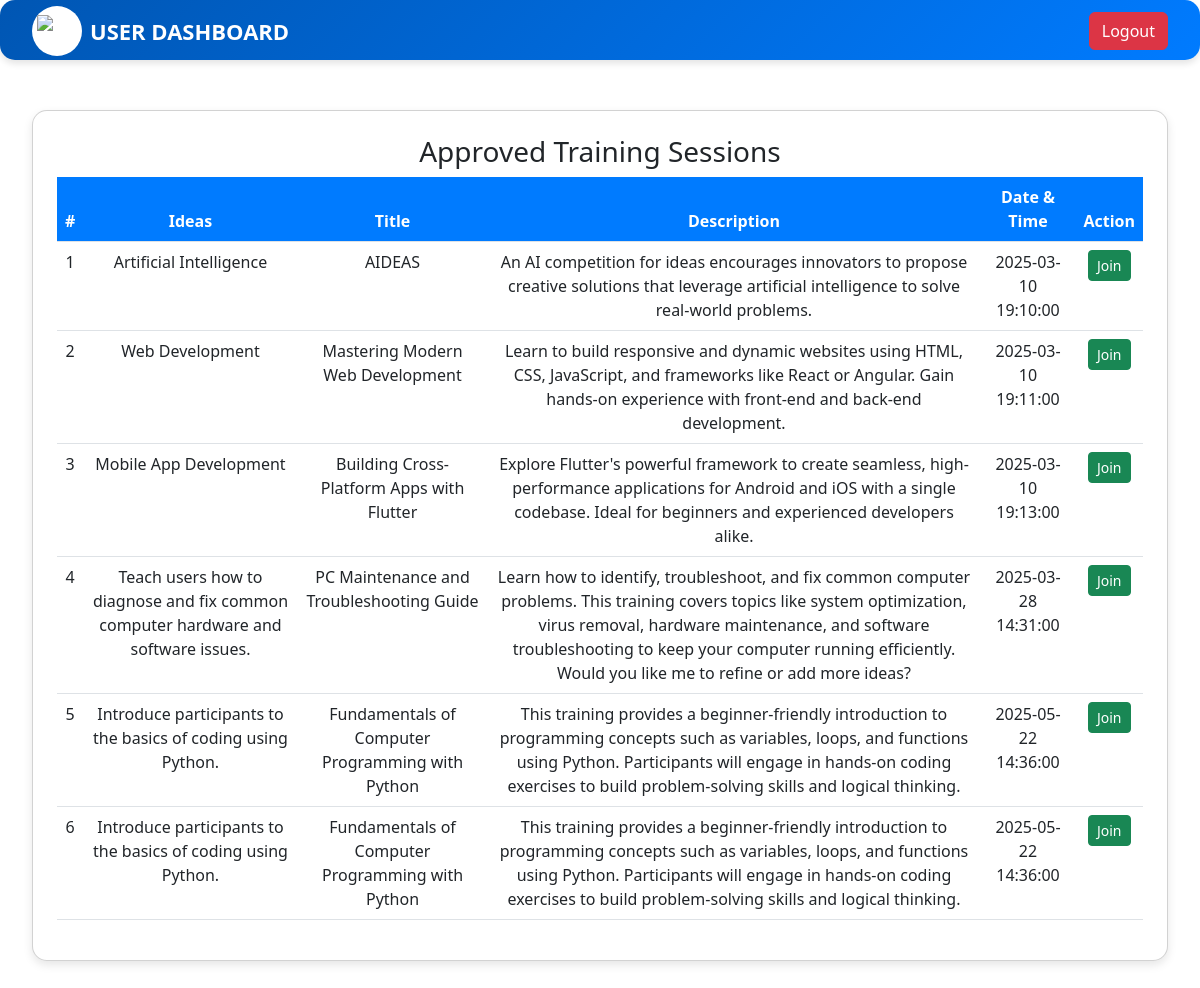
Page /user_dashboard.php (signed in) on the committed database.
### tables this page shows
CREATE TABLE `training_content` (
  `id` int(11) UNSIGNED NOT NULL,
  `Ideas` varchar(1000) NOT NULL,
  `title` varchar(1000) NOT NULL,
  `description` text NOT NULL,
  `time` datetime NOT NULL,
  `status` varchar(100) NOT NULL DEFAULT 'pending',
  `username` varchar(255) DEFAULT NULL
);

### user_dashboard.php (the view, shortened to what this page needs)
<?php
include 'db_connection.php';
$sql = "SELECT * FROM training_content WHERE status = 'approved'";
$result = $conn->query($sql);
?>
<!doctype html>
<html lang="en">
<head>
    <link rel="stylesheet" href="https://cdn.jsdelivr.net/npm/bootstrap@5.3.0/dist/css/bootstrap.min.css">
</head>
<body>
    <header class="bg-light">
        <div class="container d-flex align-items-center">
            <a class="navbar-brand d-flex align-items-center" href="#">
                <div class="logo-container">
                    <img src="assets/dict.png" alt="Logo">
                </div>
                <span class="ms-2">USER DASHBOARD</span>
            </a>
            <div class="logout-btn ms-auto">
                <a href="login.php" class="btn btn-danger">Logout</a>
            </div>
        </div>
    </header>
    <div class="container py-5">
        <div class="card card-custom p-4">
            <h3 class="text-center">Approved Training Sessions</h3>
            <div class="table-responsive">
                <table class="table table-hover text-center">
                    <thead>
                        <tr>
                            <th>#</th>
                            <th>Ideas</th>
                            <th>Title</th>
                            <th>Description</th>
                            <th>Date & Time</th>
                            <th>Action</th>
                        </tr>
                    </thead>
                    <tbody>
                        <?php
                        if ($result->num_rows > 0) {
                            $count = 1;
                            while ($row = $result->fetch_assoc()) {
                                echo "<tr>";
                                echo "<td>" . $count++ . "</td>";
                                echo "<td>" . htmlspecialchars($row['Ideas']) . "</td>";
                                echo "<td>" . htmlspecialchars($row['title']) . "</td>";
                                echo "<td>" . htmlspecialchars($row['description']) . "</td>";
                                echo "<td>" . htmlspecialchars($row['time']) . "</td>";
                                echo '<td>
                                        <form method="POST">
                                            <input type="hidden" name="training_id" value="' . $row['id'] . '">
                                            <button type="submit" name="join_training" class="btn btn-success btn-sm">Join</button>
                                        </form>
                                      </td>';
                                echo "</tr>";
                            }
                        } else {
                            echo "<tr><td colspan='6' class='text-muted'>No approved training sessions available.</td></tr>";
                        }
                        ?>
                    </tbody>
                </table>
            </div>
        </div>
    </div>
</body>
</html>

### user_dashboard.php (style rules this page uses)
.bg-light { color: white; padding: 8px; font-size: 22px; background: linear-gradient(135deg, #0056b3, #007bff); font-weight: bold; border-radius: 15px; box-shadow: 0 4px 6px rgba(0, 0, 0, 0.1); height: 60px; display: flex; align-items: center; justify-content: space-between; }
.container { margin-top: 2px; flex: 1.0; padding: 2px; }
.card-custom { padding-top: 2px; border-radius: 15px; background: #ffffff; box-shadow: 0 4px 10px rgba(0, 0, 0, 0.1); }
.table th { background-color: #007bff; color: white; }
.logo-container { width: 50px; height: 50px; background-color: white; border-radius: 50%; display: flex; align-items: center; justify-content: center; overflow: hidden; }
.logo-container img { width: 80%; height: auto; }
.logout-btn { margin-left: auto; }

### rows in the picture
training_content: Ideas "Artificial Intelligence", title "AIDEAS", description "An AI competition for ideas encourages innovators to propose creative solutions that leverage artificial intelligence to solve real-world problems.", time "2025-03-10 19:10:00"
training_content: Ideas "Web Development", title "Mastering Modern Web Development", description "Learn to build responsive and dynamic websites using HTML, CSS, JavaScript, and frameworks like React or Angular. Gain hands-on experience with front-end and back-end development.", time "2025-03-10 19:11:00"
training_content: Ideas "Mobile App Development", title "Building Cross-Platform Apps with Flutter", description "Explore Flutter's powerful framework to create seamless, high-performance applications for Android and iOS with a single codebase. Ideal for beginners and experienced developers alike.", time "2025-03-10 19:13:00"
training_content: Ideas "Teach users how to diagnose and fix common computer hardware and software issues.", title "PC Maintenance and Troubleshooting Guide", description "Learn how to identify, troubleshoot, and fix common computer problems. This training covers topics like system optimization, virus removal, hardware maintenance, and software troubleshooting to keep your computer running efficiently. Would you like me to refine or add more ideas?", time "2025-03-28 14:31:00"
training_content: Ideas "Introduce participants to the basics of coding using Python.", title "Fundamentals of Computer Programming with Python", description "This training provides a beginner-friendly introduction to programming concepts such as variables, loops, and functions using Python. Participants will engage in hands-on coding exercises to build problem-solving skills and logical thinking.", time "2025-05-22 14:36:00"
training_content: Ideas "Introduce participants to the basics of coding using Python.", title "Fundamentals of Computer Programming with Python", description "This training provides a beginner-friendly introduction to programming concepts such as variables, loops, and functions using Python. Participants will engage in hands-on coding exercises to build problem-solving skills and logical thinking.", time "2025-05-22 14:36:00"
